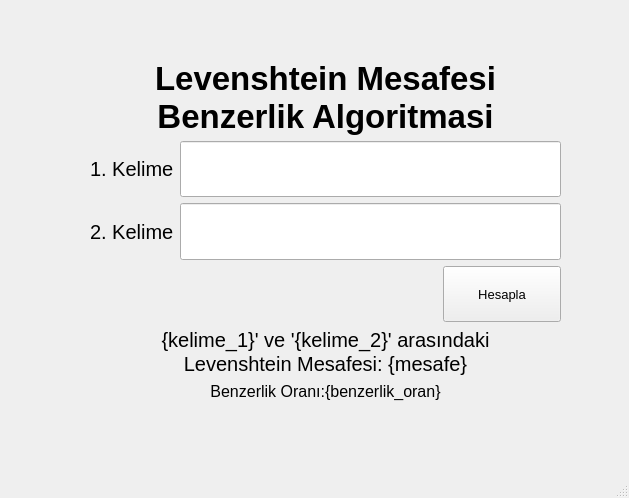
<?xml version="1.0" encoding="UTF-8"?>
<ui version="4.0">
 <class>MainWindow</class>
 <widget class="QMainWindow" name="MainWindow">
  <property name="geometry">
   <rect>
    <x>0</x>
    <y>0</y>
    <width>629</width>
    <height>498</height>
   </rect>
  </property>
  <property name="windowTitle">
   <string>MainWindow</string>
  </property>
  <widget class="QWidget" name="centralwidget">
   <widget class="QWidget" name="verticalLayoutWidget_2">
    <property name="geometry">
     <rect>
      <x>90</x>
      <y>60</y>
      <width>471</width>
      <height>341</height>
     </rect>
    </property>
    <layout class="QVBoxLayout" name="verticalLayout_6">
     <item>
      <widget class="QLabel" name="baslik">
       <property name="sizePolicy">
        <sizepolicy hsizetype="Minimum" vsizetype="Minimum">
         <horstretch>0</horstretch>
         <verstretch>0</verstretch>
        </sizepolicy>
       </property>
       <property name="font">
        <font>
         <pointsize>25</pointsize>
         <weight>75</weight>
         <bold>true</bold>
         <strikeout>false</strikeout>
        </font>
       </property>
       <property name="autoFillBackground">
        <bool>false</bool>
       </property>
       <property name="text">
        <string>Levenshtein Mesafesi 
Benzerlik Algoritmasi</string>
       </property>
       <property name="scaledContents">
        <bool>false</bool>
       </property>
       <property name="alignment">
        <set>Qt::AlignCenter</set>
       </property>
       <property name="wordWrap">
        <bool>false</bool>
       </property>
      </widget>
     </item>
     <item>
      <layout class="QHBoxLayout" name="horizontalLayout">
       <item>
        <widget class="QLabel" name="label">
         <property name="sizePolicy">
          <sizepolicy hsizetype="Minimum" vsizetype="Expanding">
           <horstretch>0</horstretch>
           <verstretch>0</verstretch>
          </sizepolicy>
         </property>
         <property name="font">
          <font>
           <pointsize>15</pointsize>
          </font>
         </property>
         <property name="text">
          <string>1. Kelime</string>
         </property>
        </widget>
       </item>
       <item>
        <widget class="QLineEdit" name="kelime_1">
         <property name="sizePolicy">
          <sizepolicy hsizetype="Expanding" vsizetype="Expanding">
           <horstretch>0</horstretch>
           <verstretch>0</verstretch>
          </sizepolicy>
         </property>
         <property name="font">
          <font>
           <pointsize>12</pointsize>
          </font>
         </property>
         <property name="alignment">
          <set>Qt::AlignCenter</set>
         </property>
        </widget>
       </item>
      </layout>
     </item>
     <item>
      <layout class="QHBoxLayout" name="horizontalLayout_2">
       <item>
        <widget class="QLabel" name="label_2">
         <property name="sizePolicy">
          <sizepolicy hsizetype="Minimum" vsizetype="Expanding">
           <horstretch>0</horstretch>
           <verstretch>0</verstretch>
          </sizepolicy>
         </property>
         <property name="font">
          <font>
           <pointsize>15</pointsize>
          </font>
         </property>
         <property name="text">
          <string>2. Kelime</string>
         </property>
        </widget>
       </item>
       <item>
        <widget class="QLineEdit" name="kelime_2">
         <property name="sizePolicy">
          <sizepolicy hsizetype="Expanding" vsizetype="Expanding">
           <horstretch>0</horstretch>
           <verstretch>0</verstretch>
          </sizepolicy>
         </property>
         <property name="font">
          <font>
           <pointsize>12</pointsize>
          </font>
         </property>
         <property name="alignment">
          <set>Qt::AlignCenter</set>
         </property>
        </widget>
       </item>
      </layout>
     </item>
     <item>
      <layout class="QHBoxLayout" name="horizontalLayout_3">
       <item>
        <spacer name="horizontalSpacer_3">
         <property name="orientation">
          <enum>Qt::Horizontal</enum>
         </property>
         <property name="sizeHint" stdset="0">
          <size>
           <width>40</width>
           <height>20</height>
          </size>
         </property>
        </spacer>
       </item>
       <item>
        <spacer name="horizontalSpacer">
         <property name="orientation">
          <enum>Qt::Horizontal</enum>
         </property>
         <property name="sizeHint" stdset="0">
          <size>
           <width>40</width>
           <height>20</height>
          </size>
         </property>
        </spacer>
       </item>
       <item>
        <spacer name="horizontalSpacer_2">
         <property name="orientation">
          <enum>Qt::Horizontal</enum>
         </property>
         <property name="sizeHint" stdset="0">
          <size>
           <width>40</width>
           <height>20</height>
          </size>
         </property>
        </spacer>
       </item>
       <item>
        <widget class="QPushButton" name="buton">
         <property name="sizePolicy">
          <sizepolicy hsizetype="Expanding" vsizetype="Expanding">
           <horstretch>0</horstretch>
           <verstretch>0</verstretch>
          </sizepolicy>
         </property>
         <property name="font">
          <font>
           <pointsize>10</pointsize>
          </font>
         </property>
         <property name="text">
          <string>Hesapla</string>
         </property>
        </widget>
       </item>
      </layout>
     </item>
     <item>
      <layout class="QVBoxLayout" name="verticalLayout">
       <item>
        <widget class="QLabel" name="text_1">
         <property name="font">
          <font>
           <pointsize>15</pointsize>
          </font>
         </property>
         <property name="text">
          <string>{kelime_1}' ve '{kelime_2}' arasındaki
Levenshtein Mesafesi: {mesafe}</string>
         </property>
         <property name="alignment">
          <set>Qt::AlignCenter</set>
         </property>
         <property name="textInteractionFlags">
          <set>Qt::LinksAccessibleByMouse|Qt::TextSelectableByMouse</set>
         </property>
        </widget>
       </item>
       <item>
        <widget class="QLabel" name="text_2">
         <property name="font">
          <font>
           <pointsize>12</pointsize>
          </font>
         </property>
         <property name="text">
          <string>Benzerlik Oranı:{benzerlik_oran}</string>
         </property>
         <property name="alignment">
          <set>Qt::AlignCenter</set>
         </property>
         <property name="textInteractionFlags">
          <set>Qt::LinksAccessibleByMouse|Qt::TextSelectableByMouse</set>
         </property>
        </widget>
       </item>
      </layout>
     </item>
    </layout>
   </widget>
  </widget>
  <widget class="QMenuBar" name="menubar">
   <property name="geometry">
    <rect>
     <x>0</x>
     <y>0</y>
     <width>629</width>
     <height>21</height>
    </rect>
   </property>
  </widget>
  <widget class="QStatusBar" name="statusbar"/>
 </widget>
 <resources/>
 <connections/>
</ui>
